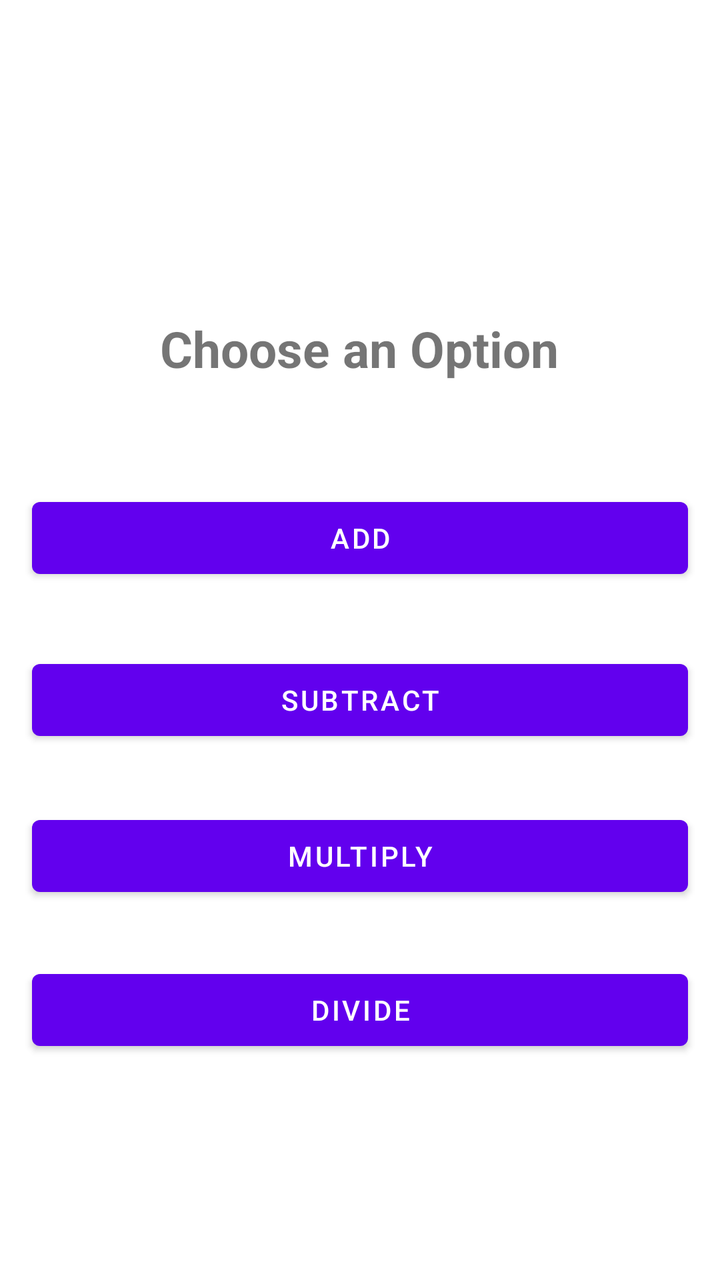
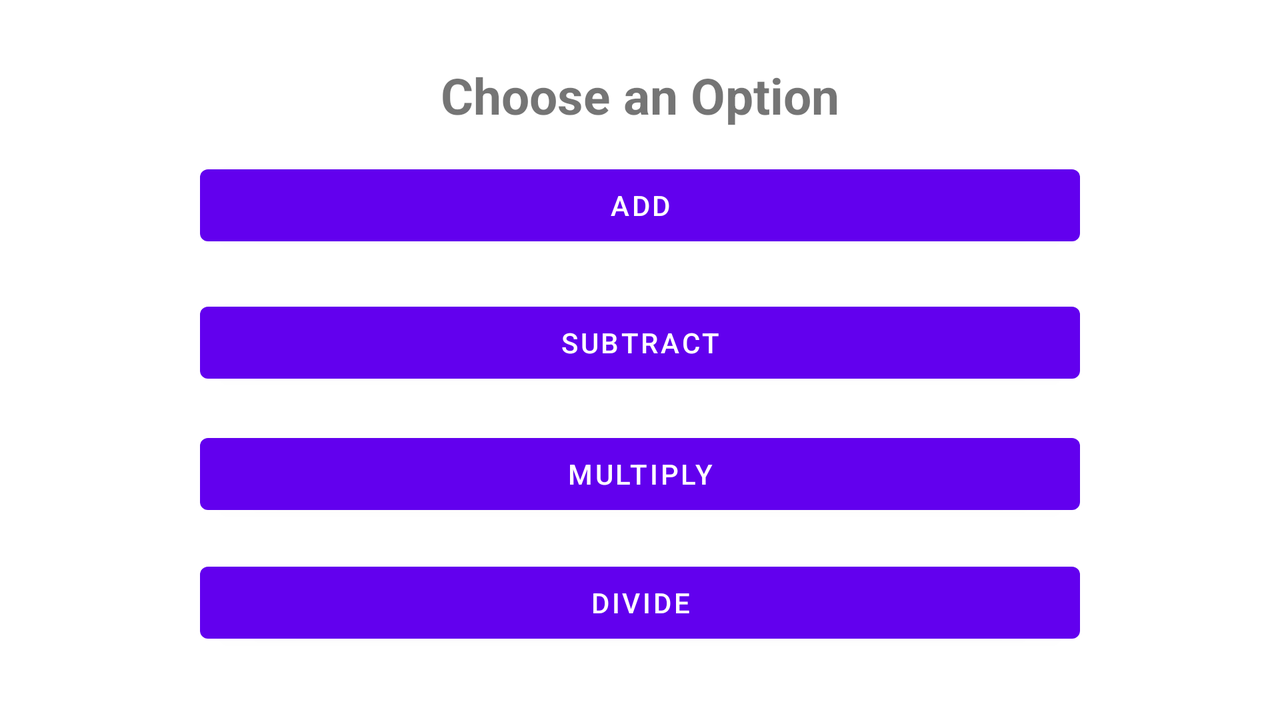

The same Android screen from two of the app's own layout files: first res/layout/ as a phone draws it, then the repository's variant for another configuration, drawn on a device whose configuration selects that folder. Both files follow.
<!-- AndroidManifest.xml: application theme Theme.CasoPractico -->
<!-- res/layout/activity_main.xml -->
<?xml version="1.0" encoding="utf-8"?>
<androidx.constraintlayout.widget.ConstraintLayout xmlns:android="http://schemas.android.com/apk/res/android"
    xmlns:app="http://schemas.android.com/apk/res-auto"
    xmlns:tools="http://schemas.android.com/tools"
    android:layout_width="match_parent"
    android:layout_height="match_parent"
    tools:context=".MainActivity">

    <Button
        android:id="@+id/btn_add"
        android:layout_width="0dp"
        android:layout_height="wrap_content"
        android:layout_marginStart="16dp"
        android:layout_marginTop="245dp"
        android:layout_marginEnd="16dp"
        android:text="@string/suma"
        android:onClick="onClick"
        app:layout_constraintEnd_toEndOf="parent"
        app:layout_constraintStart_toStartOf="parent"
        app:layout_constraintTop_toTopOf="parent" />

    <Button
        android:id="@+id/btn_sub"
        android:layout_width="0dp"
        android:layout_height="wrap_content"
        android:layout_marginStart="16dp"
        android:layout_marginTop="33dp"
        android:layout_marginEnd="16dp"
        android:text="@string/sub"
        android:onClick="onClick"
        app:layout_constraintEnd_toEndOf="parent"
        app:layout_constraintStart_toStartOf="parent"
        app:layout_constraintTop_toBottomOf="@+id/btn_add" />

    <Button
        android:id="@+id/btn_multi"
        android:layout_width="0dp"
        android:layout_height="wrap_content"
        android:layout_marginStart="16dp"
        android:layout_marginTop="30dp"
        android:layout_marginEnd="16dp"
        android:text="@string/multi"
        android:onClick="onClick"
        app:layout_constraintEnd_toEndOf="parent"
        app:layout_constraintStart_toStartOf="parent"
        app:layout_constraintTop_toBottomOf="@+id/btn_sub" />

    <Button
        android:id="@+id/btn_div"
        android:layout_width="0dp"
        android:layout_height="wrap_content"
        android:layout_marginStart="16dp"
        android:layout_marginTop="29dp"
        android:layout_marginEnd="16dp"
        android:text="@string/div"
        android:onClick="onClick"
        app:layout_constraintEnd_toEndOf="parent"
        app:layout_constraintStart_toStartOf="parent"
        app:layout_constraintTop_toBottomOf="@+id/btn_multi" />

    <TextView
        android:id="@+id/title"
        android:layout_width="wrap_content"
        android:layout_height="wrap_content"
        android:layout_marginStart="16dp"
        android:layout_marginEnd="16dp"
        android:layout_marginBottom="54dp"
        android:textStyle="bold"
        android:textSize="25sp"
        android:text="@string/opcion"
        app:layout_constraintBottom_toTopOf="@+id/btn_add"
        app:layout_constraintEnd_toEndOf="parent"
        app:layout_constraintHorizontal_bias="0.498"
        app:layout_constraintStart_toStartOf="parent" />
</androidx.constraintlayout.widget.ConstraintLayout>
<!-- resources referenced by this layout -->
<resources>
  <string name="div">Divide</string>
  <string name="multi">Multiply</string>
  <string name="opcion">Choose an Option</string>
  <string name="sub">Subtract</string>
  <string name="suma">Add</string>
  <style name="Theme.CasoPractico" parent="Theme.MaterialComponents.DayNight.DarkActionBar">
          
          <item name="colorPrimary">@color/purple_500</item>
          <item name="colorPrimaryVariant">@color/purple_700</item>
          <item name="colorOnPrimary">@color/white</item>
          
          <item name="colorSecondary">@color/teal_200</item>
          <item name="colorSecondaryVariant">@color/teal_700</item>
          <item name="colorOnSecondary">@color/black</item>
          
          <item name="android:statusBarColor" tools:targetApi="l">?attr/colorPrimaryVariant</item>
          
      </style>
</resources>
<!-- res/layout-land/activity_main.xml (the repository's variant of the layout above) -->
<!-- drawn on the phone turned sideways -->
<?xml version="1.0" encoding="utf-8"?>
<androidx.constraintlayout.widget.ConstraintLayout xmlns:android="http://schemas.android.com/apk/res/android"
    xmlns:app="http://schemas.android.com/apk/res-auto"
    xmlns:tools="http://schemas.android.com/tools"
    android:layout_width="match_parent"
    android:layout_height="match_parent"
    tools:context=".MainActivity">

    <Button
        android:id="@+id/btn_add"
        android:layout_width="0dp"
        android:layout_height="wrap_content"
        android:layout_marginStart="100dp"
        android:layout_marginEnd="100dp"
        android:layout_marginBottom="10dp"
        android:onClick="onClick"
        android:text="@string/suma"
        app:layout_constraintBottom_toTopOf="@+id/btn_sub"
        app:layout_constraintEnd_toEndOf="parent"
        app:layout_constraintStart_toStartOf="parent"
        app:layout_constraintTop_toBottomOf="@+id/title" />

    <Button
        android:id="@+id/btn_sub"
        android:layout_width="0dp"
        android:layout_height="wrap_content"
        android:layout_marginStart="100dp"
        android:layout_marginEnd="100dp"
        android:layout_marginBottom="7dp"
        android:onClick="onClick"
        android:text="@string/sub"
        app:layout_constraintBottom_toTopOf="@+id/btn_multi"
        app:layout_constraintEnd_toEndOf="parent"
        app:layout_constraintStart_toStartOf="parent"
        app:layout_constraintTop_toBottomOf="@+id/btn_add" />

    <Button
        android:id="@+id/btn_multi"
        android:layout_width="0dp"
        android:layout_height="wrap_content"
        android:layout_marginStart="100dp"
        android:layout_marginEnd="100dp"
        android:layout_marginBottom="6dp"
        android:onClick="onClick"
        android:text="@string/multi"
        app:layout_constraintBottom_toTopOf="@+id/btn_div"
        app:layout_constraintEnd_toEndOf="parent"
        app:layout_constraintStart_toStartOf="parent"
        app:layout_constraintTop_toBottomOf="@+id/btn_sub" />

    <Button
        android:id="@+id/btn_div"
        android:layout_width="0dp"
        android:layout_height="wrap_content"
        android:layout_marginStart="100dp"
        android:layout_marginEnd="100dp"
        android:layout_marginBottom="24dp"
        android:onClick="onClick"
        android:text="@string/div"
        app:layout_constraintBottom_toBottomOf="parent"
        app:layout_constraintEnd_toEndOf="parent"
        app:layout_constraintStart_toStartOf="parent"
        app:layout_constraintTop_toBottomOf="@+id/btn_multi" />

    <TextView
        android:id="@+id/title"
        android:layout_width="wrap_content"
        android:layout_height="wrap_content"
        android:layout_marginTop="20dp"
        android:layout_marginBottom="4dp"
        android:text="@string/opcion"
        android:textSize="25sp"
        android:textStyle="bold"
        app:layout_constraintBottom_toTopOf="@+id/btn_add"
        app:layout_constraintEnd_toEndOf="parent"
        app:layout_constraintStart_toStartOf="parent"
        app:layout_constraintTop_toTopOf="parent" />
</androidx.constraintlayout.widget.ConstraintLayout>
